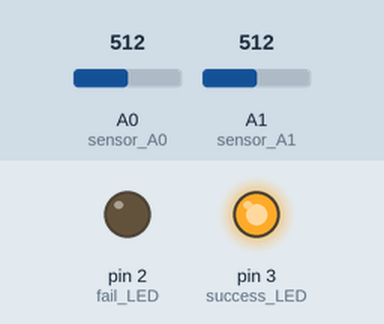
Bench run of a sketch on a simulated Arduino Uno, built with avr-gcc and run on an emulated ATmega328P. On the bench: output pins drawn as LEDs (lit = HIGH). The test bench sets the inputs (shaded band); at power-on: A0 (sensor_A0) = 512, A1 (sensor_A1) = 512. What the sketch prints to the serial monitor is not drawn.

Above: at 0.1 s.
Timing chart, 0 to 1.6 s (numbered marks = the images above):
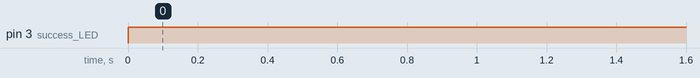

The sketch:

wires.ino
```cpp
const int sensor_A0 = 0;
const int sensor_A1 = 1;
const int fail_LED = 2;
const int success_LED = 3;


const int allowed_std = 5;

// Wire color-voltage pairs
const int BLUE_VOLT = 336;
const int RED_VOLT = 512;

char str_buffer[256];
int voltage = -1;
int gameover;

void check_wire(int voltage, int comparison, int led_pin){
  if(comparison + allowed_std > voltage && comparison - allowed_std < voltage){
    if(!gameover){
      digitalWrite(led_pin, LOW);
    }
  }
  // LED on if wire is "cut"
  else{
    if(!gameover){
      digitalWrite(led_pin, HIGH);
    }
    gameover = 1;
  }
}

void setup() {
  pinMode(fail_LED, OUTPUT);
  pinMode(success_LED, OUTPUT);
  Serial.begin(9600);
  gameover = 0;
}

void loop() {
  // Read analog input
  int voltage_A0 = analogRead(sensor_A0);
  int voltage_A1 = analogRead(sensor_A1);

  // The correct wire to cut is the BLUE one.
  // If the correct wire is cut => light up success LED
  // Otherwise light up the fail LED.

  // LED off if wire is still connected
  check_wire(voltage_A0, BLUE_VOLT, success_LED);
  check_wire(voltage_A1, RED_VOLT, fail_LED);

  sprintf(str_buffer, "%d, %d", voltage_A0, voltage_A1);
  Serial.println(str_buffer);
}
```

Measured:
- by itself, pin 3 (success_LED): LOW → HIGH at 0.00 s
